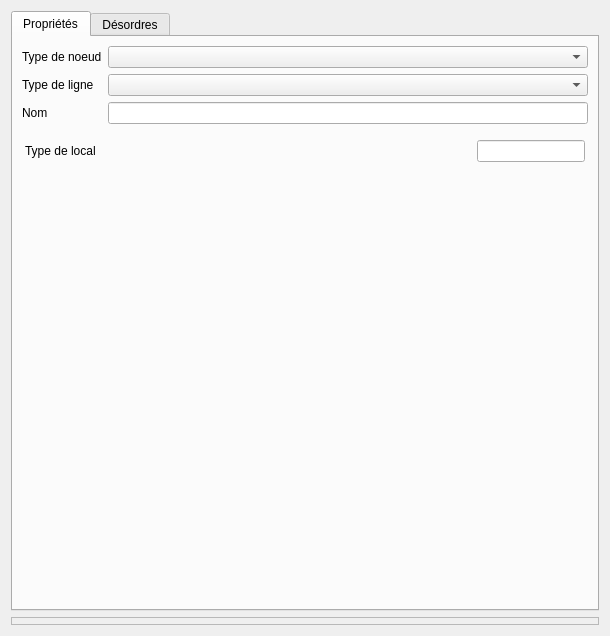
<?xml version="1.0" encoding="UTF-8"?>
<ui version="4.0">
 <class>Form</class>
 <widget class="QWidget" name="Form">
  <property name="geometry">
   <rect>
    <x>0</x>
    <y>0</y>
    <width>610</width>
    <height>636</height>
   </rect>
  </property>
  <property name="windowTitle">
   <string>Form</string>
  </property>
  <layout class="QVBoxLayout" name="verticalLayout">
   <item>
    <widget class="QTabWidget" name="tabWidget">
     <property name="currentIndex">
      <number>0</number>
     </property>
     <widget class="QWidget" name="tab">
      <attribute name="title">
       <string>Propriétés</string>
      </attribute>
      <layout class="QGridLayout" name="gridLayout_3" rowstretch="1,1,1,1,10">
       <item row="2" column="0">
        <widget class="QLabel" name="label">
         <property name="text">
          <string>Nom</string>
         </property>
        </widget>
       </item>
       <item row="2" column="1">
        <widget class="QLineEdit" name="lineEdit_nomligne"/>
       </item>
       <item row="0" column="1">
        <widget class="QComboBox" name="comboBox_typenoeud"/>
       </item>
       <item row="0" column="0">
        <widget class="QLabel" name="label_2">
         <property name="text">
          <string>Type de noeud</string>
         </property>
        </widget>
       </item>
       <item row="3" column="0" colspan="2">
        <widget class="QStackedWidget" name="stackedWidget">
         <property name="currentIndex">
          <number>1</number>
         </property>
         <widget class="QWidget" name="page"/>
         <widget class="QWidget" name="page_2">
          <layout class="QGridLayout" name="gridLayout" columnstretch="1,0">
           <property name="margin">
            <number>3</number>
           </property>
           <item row="0" column="0">
            <widget class="QLabel" name="label_4">
             <property name="text">
              <string>Type de local</string>
             </property>
            </widget>
           </item>
           <item row="0" column="1">
            <widget class="QLineEdit" name="lineEdit_typelocal"/>
           </item>
          </layout>
         </widget>
        </widget>
       </item>
       <item row="1" column="1">
        <widget class="QComboBox" name="comboBox_typeligne"/>
       </item>
       <item row="1" column="0">
        <widget class="QLabel" name="label_3">
         <property name="text">
          <string>Type de ligne</string>
         </property>
        </widget>
       </item>
       <item row="4" column="0">
        <spacer name="verticalSpacer">
         <property name="orientation">
          <enum>Qt::Vertical</enum>
         </property>
         <property name="sizeHint" stdset="0">
          <size>
           <width>20</width>
           <height>40</height>
          </size>
         </property>
        </spacer>
       </item>
      </layout>
     </widget>
     <widget class="QWidget" name="tab_2">
      <attribute name="title">
       <string>Désordres</string>
      </attribute>
      <layout class="QVBoxLayout" name="verticalLayout_3">
       <item>
        <widget class="QFrame" name="frame_observationlocal">
         <property name="frameShape">
          <enum>QFrame::StyledPanel</enum>
         </property>
         <property name="frameShadow">
          <enum>QFrame::Raised</enum>
         </property>
         <layout class="QVBoxLayout" name="verticalLayout_2">
          <property name="margin">
           <number>0</number>
          </property>
         </layout>
        </widget>
       </item>
      </layout>
     </widget>
    </widget>
   </item>
   <item>
    <widget class="QFrame" name="frame">
     <property name="frameShape">
      <enum>QFrame::StyledPanel</enum>
     </property>
     <property name="frameShadow">
      <enum>QFrame::Raised</enum>
     </property>
     <layout class="QGridLayout" name="gridLayout_2" columnstretch="0">
      <property name="margin">
       <number>3</number>
      </property>
     </layout>
    </widget>
   </item>
  </layout>
 </widget>
 <resources/>
 <connections/>
</ui>
